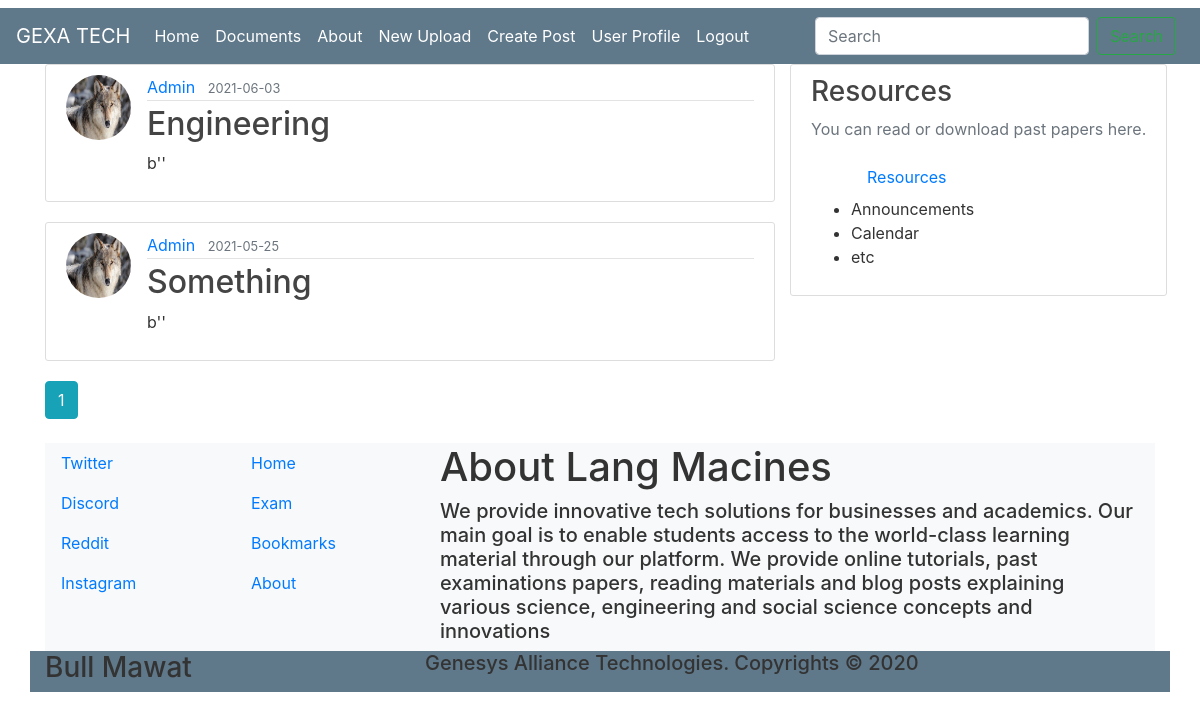
The page /documents (signed in) on the database its author committed.
### blog/models.py (models this page shows, shortened)
class Upload(db.Model):
    id = db.Column(db.Integer, primary_key=True)
    title = db.Column(db.String(100), nullable=False)
    date_posted = db.Column(db.DateTime, nullable=False, default=datetime.utcnow)
    name = db.Column(db.String(300))
    data = db.Column(db.LargeBinary)
    user_id = db.Column(db.Integer, db.ForeignKey('user.id'), nullable=False)

class User(db.Model, UserMixin):
    id = db.Column(db.Integer, primary_key=True)
    username = db.Column(db.String(20), unique=True, nullable=False)
    email = db.Column(db.String(50), unique=True, nullable=False)
    image_file = db.Column(db.String(20), nullable=False, default='default2.jpg')
    password = db.Column(db.String(60), nullable=False)
    posts = db.relationship('Post', backref='author', lazy=True)
    uploads = db.relationship('Upload', backref='author', lazy=True)

### blog/main/routes.py (the view)
@main.route("/documents")
def documents():
    page = request.args.get('page', 1, type=int)
    uploads  = Upload.query.order_by(Upload.date_posted.desc()).paginate(page=page, per_page=5)
    return render_template("documents.html", uploads=uploads)

### blog/models.py (called while the page is built)
@login_manager.user_loader
def load_user(user_id):
    return User.query.get(int(user_id))

### blog/templates/documents.html
{% extends "layout.html" %}
{% block content %}
    {% for upload in uploads.items %}
        <article class="media content-section">
          <img class="rounded-circle article-img" src="{{ url_for('static', filename='profile_pics/' + upload.author.image_file) }}">
          <div class="media-body">
            <div class="article-metadata">
              <a class="mr-2" href="{{ url_for('uploads.user_uploads', username=upload.author.username) }}">{{ upload.author.username }}</a>
              <small class="text-muted">{{ upload.date_posted.strftime('%Y-%m-%d') }}</small>
            </div>
            <h2><a class="article-title" href="{{ url_for('uploads.upload', upload_id=upload.id) }}">{{ upload.title }}</a></h2>
            <p class="article-content">{{ upload.data }}</p>
          </div>
        </article>
    {% endfor %}
    {% for page_num in uploads.iter_pages(left_edge=1, right_edge=1, left_current=1, right_current=2) %}
      {% if page_num %}
        {% if uploads.page == page_num %}
          <a class="btn btn-info mb-4" href="{{ url_for('main.documents', page=page_num) }}">{{ page_num }}</a>
        {% else %}
          <a class="btn btn-outline-info mb-4" href="{{ url_for('main.documents', page=page_num) }}">{{ page_num }}</a>
        {% endif %}
      {% else %}
        ...
      {% endif %}
    {% endfor %}
{% endblock content %}

### blog/static/main.css (style rules this page uses)
body { background: #FFFFFF; color: #333333; margin-top: .5rem; }
h1, h2, h3, h4, h5, h6 { color: #444444; }
.content-section { background: #FFFFFF; padding: 10px 20px; border: 1px solid #DDDDDD; border-radius: 3px; margin-bottom: 20px; }
.article-title { color: #444444; }
.article-content { white-space: pre-line; }
.article-img { height: 65px; width: 65px; margin-right: 16px; }
.article-metadata { padding-bottom: 1px; margin-bottom: 4px; border-bottom: 1px solid #E3E3E3; color: #333; text-decoration: none; }

### rows shown on the page
Upload: image_file (placeholder picture), author.username "Admin", date_posted "2021-06-03", title "Engineering", data "b''"
Upload: image_file (placeholder picture), author.username "Admin", date_posted "2021-05-25", title "Something", data "b''"

### other values the page prints
{{ page_num }} "1"
